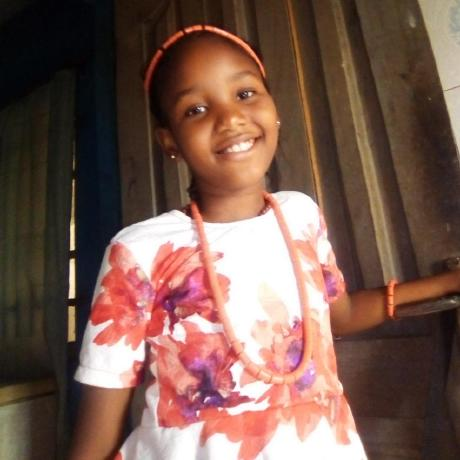
#> input picture _img/img-a.png, 460 x 460 px
$ python sample3.py
#> lines starting #> are read from the running program, lines starting #| are printed output that depends on the picture; after the words box and inside, x2 and y2 are one past the last pixel; in counts of white or black regions, pixels touching at a corner belong together
import cv2 as cv
import numpy as np
from matplotlib import pyplot as plt

img = cv.imread('../_img/img-a.png',0)
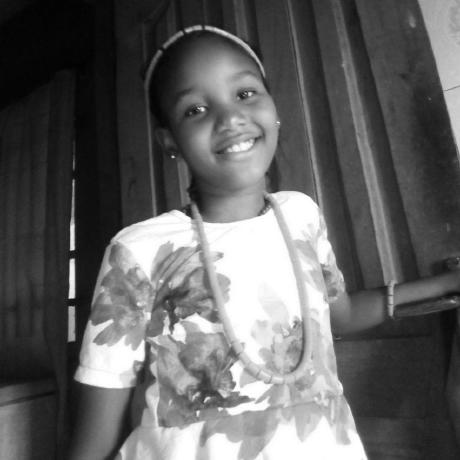
#> img: shape (460, 460); min 1, max 255, mean 97.5

# global thresholding
ret1,img1 = cv.threshold(img,127,255,cv.THRESH_BINARY)
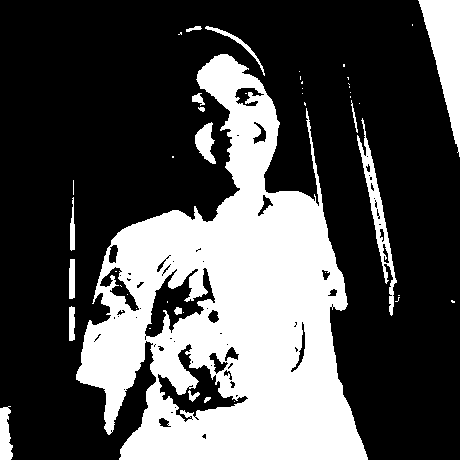
#> img1: shape (460, 460); 31.4% white; 46 white regions (30 under 20 px), largest, box (x1, y1, x2, y2) and area: (76, 54, 368, 460) 59386, (418, 0, 460, 157) 3225, (357, 118, 397, 316) 1522

# Otsu's thresholding
ret2,img2 = cv.threshold(img,0,255,cv.THRESH_BINARY+cv.THRESH_OTSU)
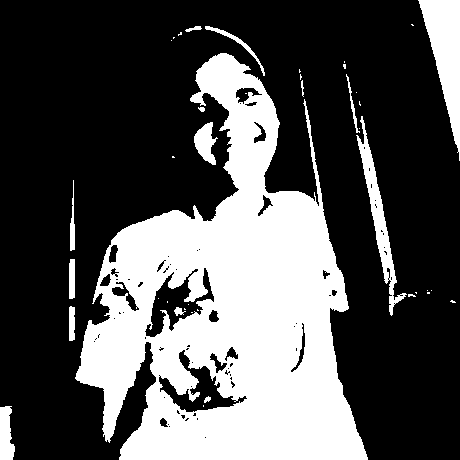
#> img2: shape (460, 460); 32.5% white; 41 white regions (26 under 20 px), largest, box (x1, y1, x2, y2) and area: (75, 53, 368, 460) 61161, (418, 0, 460, 161) 3245, (356, 116, 407, 316) 1888
#> ret2 = 122

plt.subplot(2,2,1),plt.imshow(img,'gray',vmin=0,vmax=255)
plt.title('Original')

plt.subplot(2,2,2),plt.imshow(img1,'gray')
plt.title('Binary')

plt.subplot(2,2,3),plt.imshow(img2,'gray')
plt.title('OTSU')

plt.show()
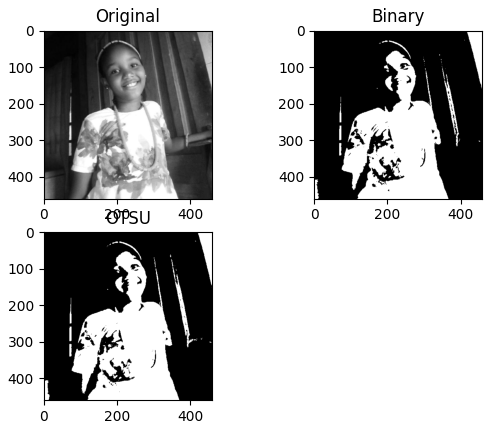
#> figure drawn by matplotlib, 3 panels

$ run again, with _img/Dhoni-and-Virat.png copied over _img/img-a.png
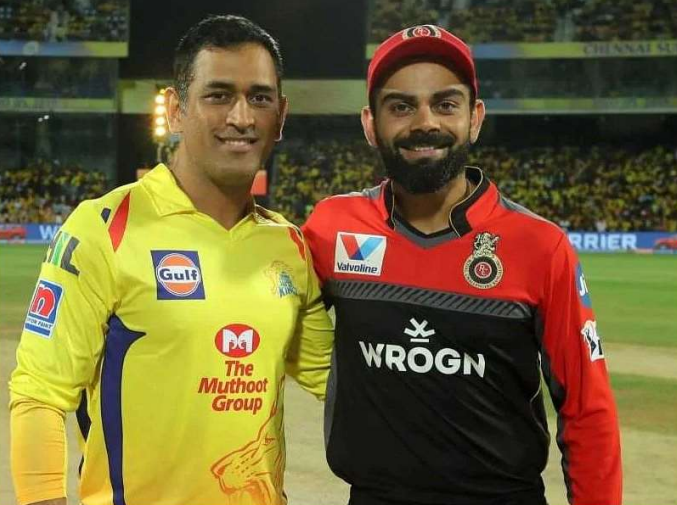
#> input picture _img/Dhoni-and-Virat.png, 677 x 505 px
#> `ret1,img1 = cv.threshold(img,127,255,cv.THRESH_BINARY)`:
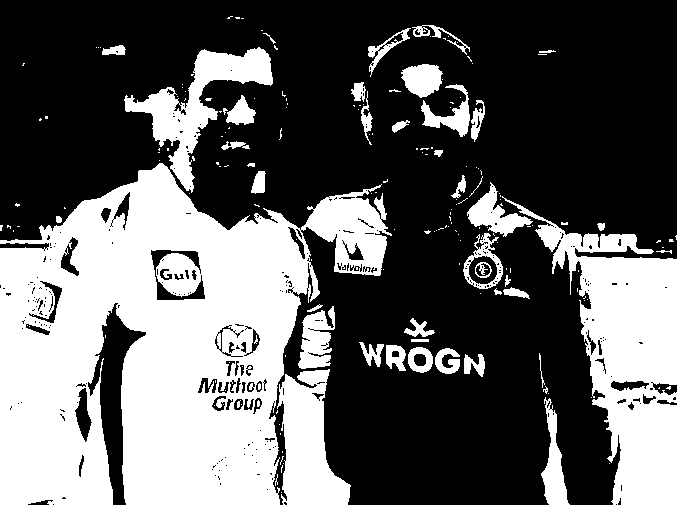
#> img1: shape (505, 677); 37.5% white; 192 white regions (149 under 20 px), largest, box (x1, y1, x2, y2) and area: (0, 163, 392, 505) 81471, (502, 196, 677, 505) 21374, (277, 369, 351, 505) 6142
#> img2: shape (505, 677); 45.3% white; 180 white regions (137 under 20 px), largest, box (x1, y1, x2, y2) and area: (0, 45, 677, 505) 137454, (282, 25, 474, 145) 3187, (383, 63, 470, 143) 2892
#> ret2 = 107
#> `plt.show()`:
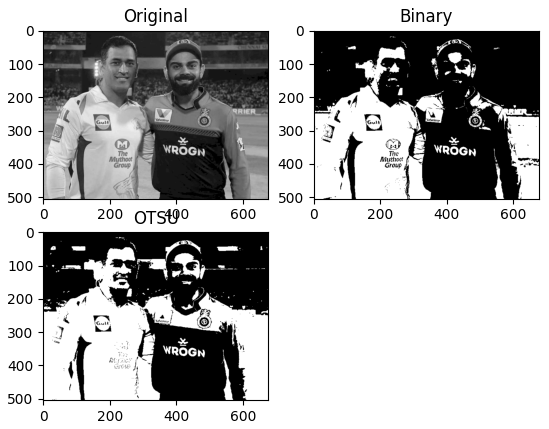
#> figure drawn by matplotlib, 3 panels

$ run again, with _img/Virat.png copied over _img/img-a.png
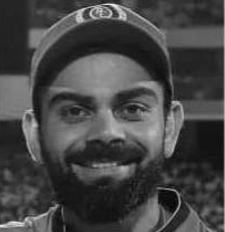
#> input picture _img/Virat.png, 225 x 232 px
#> `ret1,img1 = cv.threshold(img,127,255,cv.THRESH_BINARY)`:
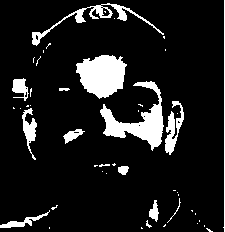
#> img1: shape (232, 225); 11.3% white; 48 white regions (34 under 20 px), largest, box (x1, y1, x2, y2) and area: (76, 55, 127, 99) 1576, (100, 81, 164, 151) 1556, (32, 3, 164, 46) 719
#> img2: shape (232, 225); 34.8% white; 36 white regions (24 under 20 px), largest, box (x1, y1, x2, y2) and area: (0, 0, 225, 232) 14811, (132, 187, 181, 232) 842, (0, 204, 59, 232) 805
#> ret2 = 80
#> `plt.show()`:
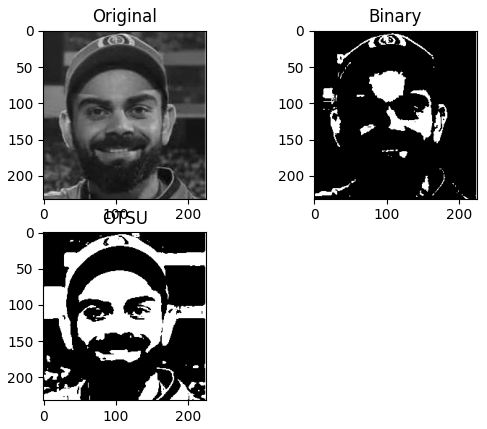
#> figure drawn by matplotlib, 3 panels

$ run again, with _img/digits.png copied over _img/img-a.png
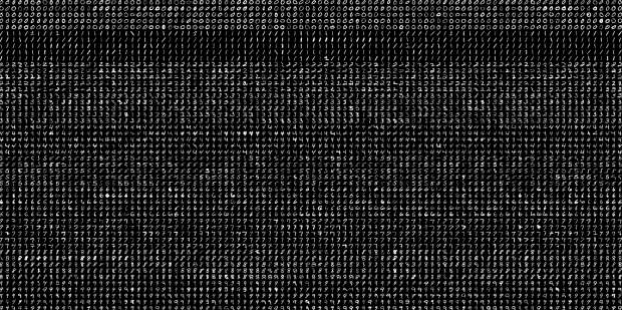
#> input picture _img/digits.png, 622 x 310 px
#> img is the input picture: shape (310, 622); min 0, max 249, mean 35.4
#> `ret1,img1 = cv.threshold(img,127,255,cv.THRESH_BINARY)`:
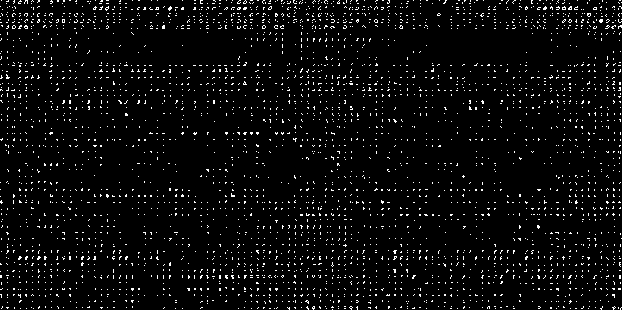
#> img1: shape (310, 622); 4.1% white in thin lines or dots
#> img2: shape (310, 622); 25.5% white in thin lines or dots
#> ret2 = 55
#> `plt.show()`:
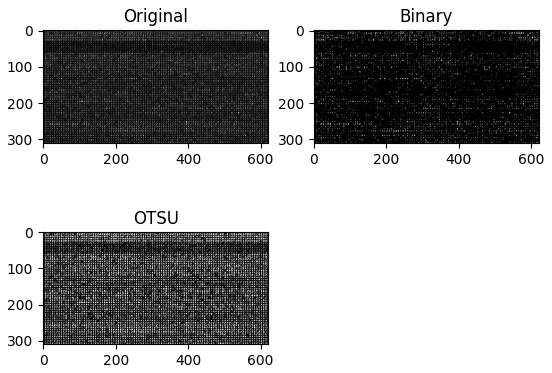
#> figure drawn by matplotlib, 3 panels
